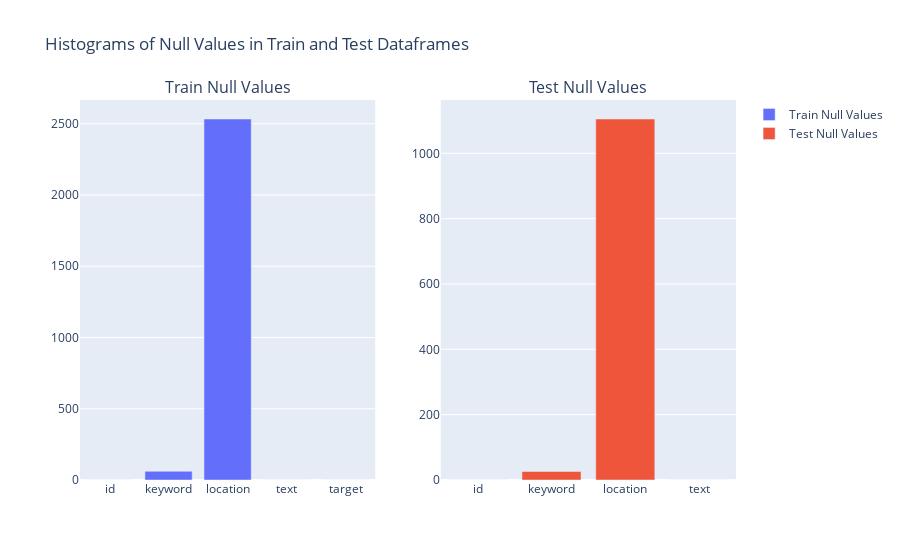

Notebook cell for this chart:
### Code cell
plot_null_histograms(train, test)

### Figure 1 — Plotly figure (JSON) as saved in the notebook; plotly's stock layout.template omitted (floating-point values rounded to 4 significant figures)
{"data": [{"name": "Train Null Values", "type": "bar", "x": ["id", "keyword", "location", "text", "target"], "xaxis": "x", "y": [0, 61, 2533, 0, 0], "yaxis": "y"}, {"name": "Test Null Values", "type": "bar", "x": ["id", "keyword", "location", "text"], "xaxis": "x2", "y": [0, 26, 1105, 0], "yaxis": "y2"}], "layout": {"annotations": [{"font": {"size": 16}, "showarrow": false, "text": "Train Null Values", "x": 0.225, "xanchor": "center", "xref": "paper", "y": 1, "yanchor": "bottom", "yref": "paper"}, {"font": {"size": 16}, "showarrow": false, "text": "Test Null Values", "x": 0.775, "xanchor": "center", "xref": "paper", "y": 1, "yanchor": "bottom", "yref": "paper"}], "barmode": "group", "title": {"text": "Histograms of Null Values in Train and Test Dataframes"}, "xaxis": {"anchor": "y", "domain": [0, 0.45]}, "xaxis2": {"anchor": "y2", "domain": [0.55, 1]}, "yaxis": {"anchor": "x", "domain": [0, 1]}, "yaxis2": {"anchor": "x2", "domain": [0, 1]}}}
